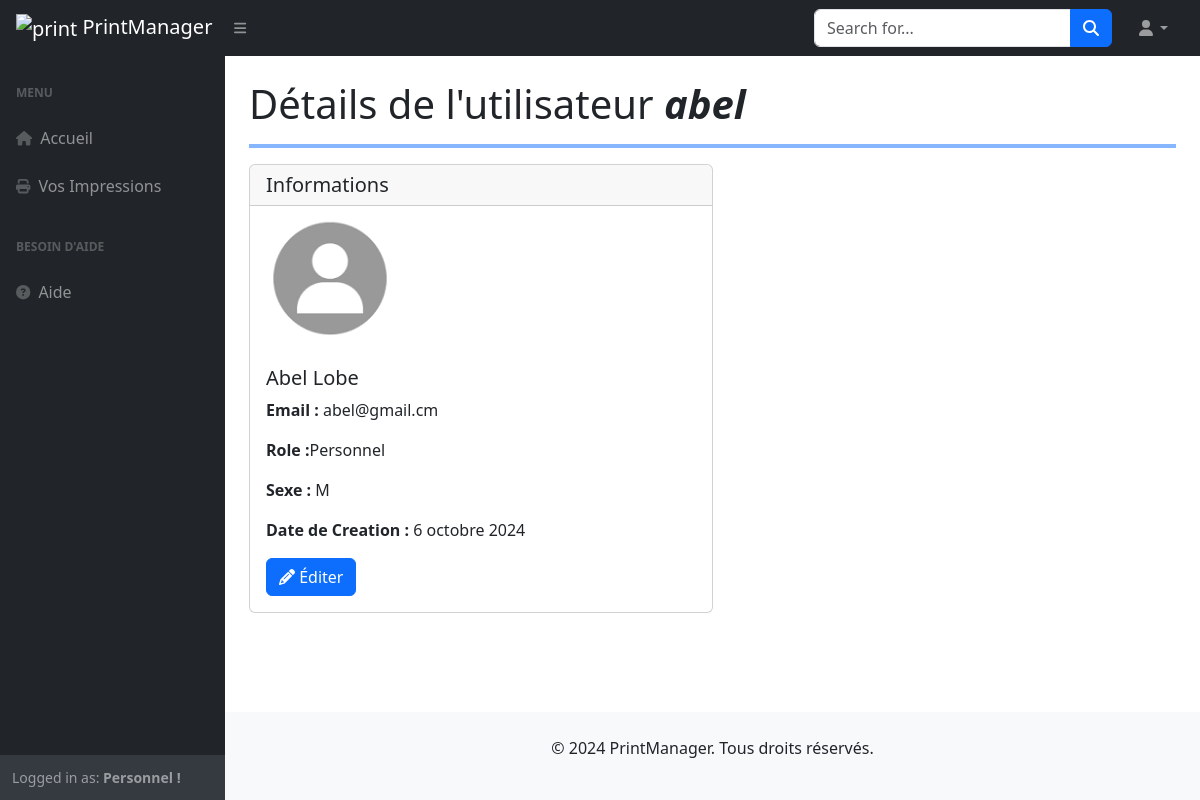
Page /users/abel/details/ on the committed database.
### printers/models.py (models this page shows, shortened)
class CustomUser(AbstractUser):
    ADMIN = 'ADMIN'
    PERSONNEL = 'Personnel'
    MALE = 'M'
    FEMALE = 'F'
    ROLE_CHOICES = (
        (ADMIN, 'ADMIN'),
        (PERSONNEL, 'Personnel'),
    )
    SEX_CHOICES = (
        (MALE, 'Masculin'),
        (FEMALE, 'Feminin'),
    )
    role = models.CharField(max_length=30, choices=ROLE_CHOICES, verbose_name='Rôle')
    is_blocked = models.BooleanField(default=False, verbose_name="Bloqué")
    sexe = models.CharField(max_length=10, choices=SEX_CHOICES, verbose_name='Sexe')
    slug = models.SlugField(max_length=200, unique=True, blank=True)
    last_updated = models.DateTimeField(auto_now=True)
    created_on = models.DateField(auto_now_add=True, blank=True, null=True)
    class Meta:
        ordering = ['-created_on']
        verbose_name = "Utilisateur"

### printers/views.py (the view)
# urls.py: path('users/<slug:slug>/details/', CustomUserDetailView.as_view(), name='user_details'),
class CustomUserDetailView(DetailView):
    model = CustomUser
    template_name = 'users/user_detail.html'
    context_object_name = 'user'
    slug_field = 'slug'
    slug_url_kwarg = 'slug'

### printers/templates/users/user_detail.html (shortened to what this page needs)
{% extends 'base.html' %}
{% load static %}
    {% block content %}
    {% include 'layouts/Navbar.html' %}
    <div id="layoutSidenav">
        {% include 'layouts/Sidenav.html' %}
        <div id="layoutSidenav_content">
            <main>
                <div class="container-fluid px-4">
                    <h1 class="mt-4">Détails de l'utilisateur <strong><i>{{ user.username }}</i></strong></h1>
                        <hr class="border border-primary border-2 opacity-50">
                        <div class="card w-50">
                            <h5 class="card-header">Informations</h5>
                            <img style="width: 10rem;" src="{% static 'img/printer.png' %}" class="card-img-top" alt="...">
                            <div class="card-body">
                              <h5 class="card-title">{{ user.first_name }} {{ user.last_name }}</h5>
                              <p class="card-text"><strong>Email : </strong>{{ user.email }}</p>
                              <p class="card-text"><strong>Role :</strong>{{ user.get_role_display }}</p>
                              <p class="card-text"><b>Sexe :</b> {{ user.sexe }}</p>
                              <p class="card-text"><b>Date de Creation : </b> {{ user.created_on }}</p>
                              <a href="{% url 'edit_user' user.slug %}" class="btn btn-primary">
                                <i class="fa fa-pencil" aria-hidden="true"></i>
                                Éditer</a>
                            </div>
                        </div>
                </div>
            </main>
            {% include 'layouts/footer.html' %}
        </div>
    </div>
    {% endblock %}

### printers/templates/layouts/Sidenav.html (shortened to what this page needs)
<div id="layoutSidenav_nav">
    <nav class="sb-sidenav accordion sb-sidenav-dark" id="sidenavAccordion">
        <div class="sb-sidenav-menu">
            <div class="nav">
                <div class="sb-sidenav-menu-heading">Menu</div>
                <a class="nav-link" href="/dashboard">
                    <div class="sb-nav-link-icon"><i class="fa fa-home"></i></div>
                    Accueil
                </a>
                <a class="nav-link" href="/print/jobs/">
                    <div class="sb-nav-link-icon">
                        <i class="fa fa-print" aria-hidden="true"></i>
                    </div>
                    Vos Impressions
                </a>
                <div class="sb-sidenav-menu-heading">Besoin d'aide</div>
                <a class="nav-link" href="#">
                    <div class="sb-nav-link-icon"><i class="fa fa-question-circle"></i></div>
                    Aide
                </a>
            </div>
        </div>
        <div class="sb-sidenav-footer">
            <div class="small">Logged in as:
                {% if user.is_authenticated %}
                <strong>{{ user.role }} !</strong>
                {% else %}
                <strong>
                    {{ user.username }}
                </strong>
                {% endif %}
            </div>
        </div>
    </nav>
</div>

### static/css/Hompage.css (style rules this page uses)
body { font-family: 'Arial', sans-serif; background-color: #f8f9fa; }

### rows in the picture
CustomUser: role "Personnel", username "abel", first_name "Abel", last_name "Lobe", email "abel@gmail.cm", sexe "M", created_on "6 octobre 2024"
